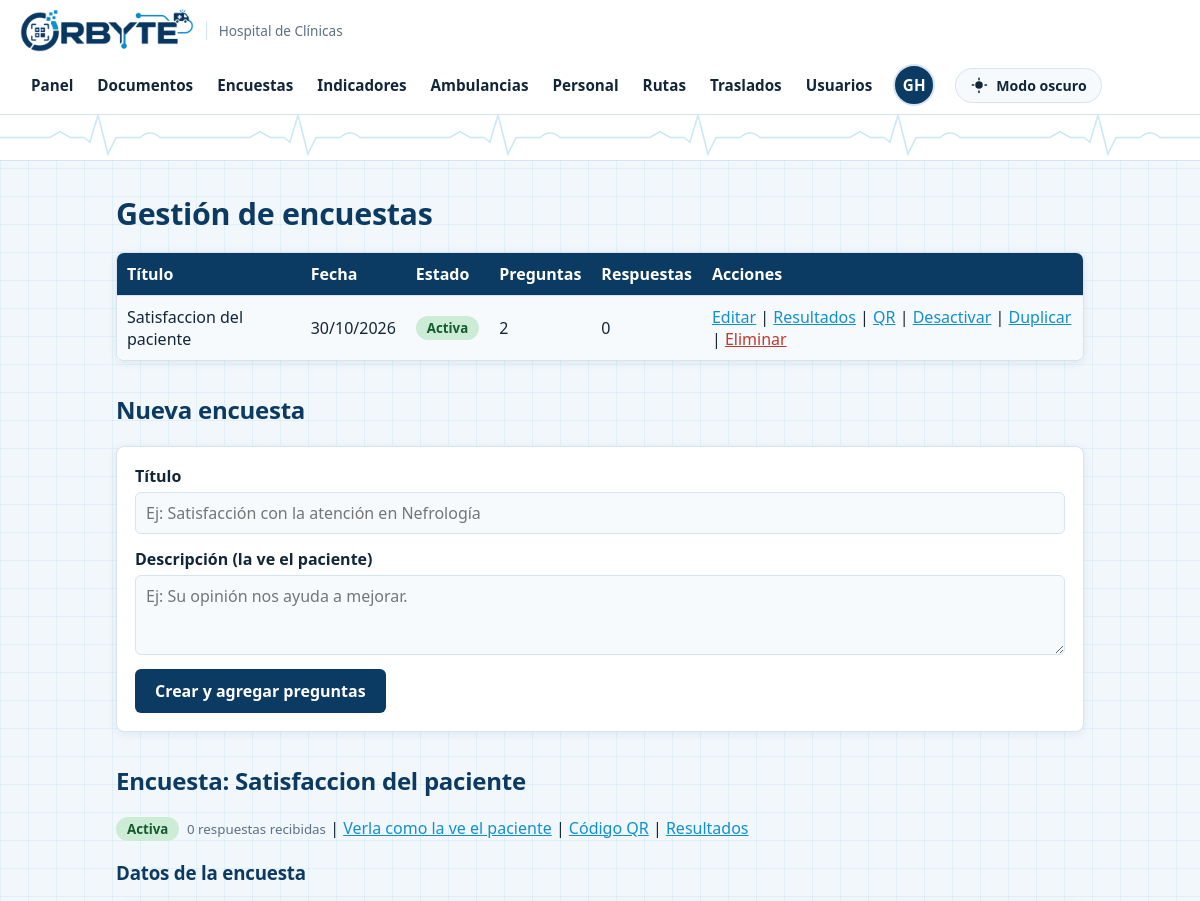
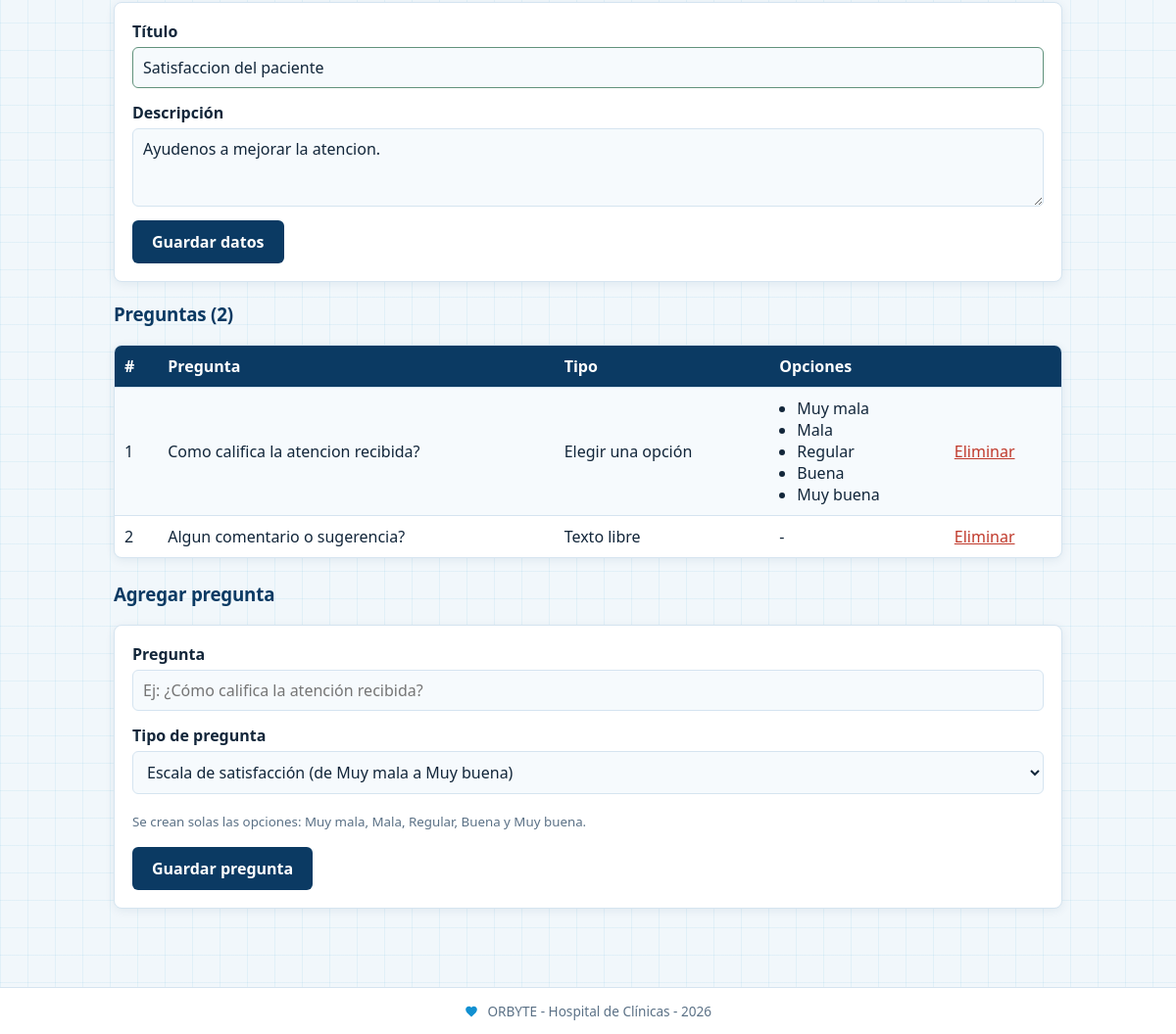
The page /encuestas.php?id=1 (signed in) on the database its author committed (2 pictures, top to bottom).
### tables this page shows
CREATE TABLE encuestas (
    id_encuesta INT AUTO_INCREMENT PRIMARY KEY, titulo VARCHAR(200) NOT NULL, descripcion TEXT, fecha_creacion DATETIME NOT NULL,
    estado ENUM('Activa','Inactiva') NOT NULL DEFAULT 'Activa', id_usuario INT NOT NULL,
    FOREIGN KEY (id_usuario) REFERENCES usuarios(id_usuario));

CREATE TABLE preguntas (
    id_pregunta INT AUTO_INCREMENT PRIMARY KEY, texto TEXT NOT NULL, tipo ENUM('cerrada','abierta') NOT NULL, id_encuesta INT NOT NULL,
    FOREIGN KEY (id_encuesta) REFERENCES encuestas(id_encuesta) ON DELETE CASCADE);

CREATE TABLE opciones_respuesta (
    id_opcion INT AUTO_INCREMENT PRIMARY KEY, texto VARCHAR(200) NOT NULL, id_pregunta INT NOT NULL,
    FOREIGN KEY (id_pregunta) REFERENCES preguntas(id_pregunta) ON DELETE CASCADE);

### includes/base.php (called while the page is built, shortened)
<?php
$db = new mysqli('localhost', 'root', '', 'orbyte_hospital');
$db->set_charset('utf8mb4');
function consulta($sql, $tipos = "", ...$valores) {
    global $db;
    $stmt = $db->prepare($sql);
    if ($tipos != "") {
        $stmt->bind_param($tipos, ...$valores);
    }
    $stmt->execute();
    $resultado = $stmt->get_result();
    if ($resultado) {
        return $resultado->fetch_all(MYSQLI_ASSOC);
    }
    return $stmt->insert_id;
}
function buscar_uno($sql, $tipos = "", ...$valores) {
    $filas = consulta($sql, $tipos, ...$valores);
    if (count($filas) > 0) {
        return $filas[0];
    }
    return null;
}
function e($texto) {
    return htmlspecialchars((string)$texto, ENT_QUOTES, 'UTF-8');
}
function menu() {
    $rol = $_SESSION['usuario']['rol'];
    $menu = ['Panel' => 'panel.php'];
    if (in_array($rol, DOCS)) {
        $menu['Documentos'] = 'documentos.php';
        $menu['Encuestas'] = 'encuestas.php';
        $menu['Indicadores'] = 'indicadores.php';
    }
    if (in_array($rol, TRANSP)) {
        $menu['Ambulancias'] = 'ambulancias.php';
        $menu['Personal'] = 'personal.php';
        $menu['Rutas'] = 'rutas.php';
        $menu['Traslados'] = 'traslados.php';
    }
    if (isset(PUEDEN_CREAR[$rol])) {
        $menu['Usuarios'] = 'usuarios.php';
    }
    return $menu;
}

### encuestas.php (the view, shortened to what this page needs)
<?php
require 'includes/base.php';
$lista = consulta("SELECT e.id_encuesta, e.titulo, DATE_FORMAT(e.fecha_creacion, '%d/%m/%Y') AS fecha, e.estado,
                          (SELECT COUNT(*) FROM preguntas p WHERE p.id_encuesta=e.id_encuesta) AS n_preguntas,
                          (SELECT COUNT(*) FROM respuestas r WHERE r.id_encuesta=e.id_encuesta) AS n_respuestas
                   FROM encuestas e ORDER BY e.fecha_creacion DESC, e.id_encuesta DESC");
$sel = buscar_uno("SELECT * FROM encuestas WHERE id_encuesta=?", "i", (int)($_GET['id'] ?? 0));
$preguntas = [];
$total_respuestas = 0;
if ($sel) {
    $preguntas = consulta("SELECT id_pregunta, texto, tipo FROM preguntas WHERE id_encuesta=? ORDER BY id_pregunta", "i", $sel['id_encuesta']);
    foreach ($preguntas as $i => $p) {
        $preguntas[$i]['opciones'] = [];
        if ($p['tipo'] == 'cerrada') {
            $preguntas[$i]['opciones'] = consulta("SELECT texto FROM opciones_respuesta WHERE id_pregunta=? ORDER BY id_opcion", "i", $p['id_pregunta']);
        }
    }
    $fila = buscar_uno("SELECT COUNT(*) AS n FROM respuestas WHERE id_encuesta=?", "i", $sel['id_encuesta']);
    $total_respuestas = $fila['n'];
}
include 'includes/cabecera.php';
?>
<h1>Gestión de encuestas</h1>
<table class="tabla">
    <tr><th>Título</th><th>Fecha</th><th>Estado</th><th>Preguntas</th><th>Respuestas</th><th>Acciones</th></tr>
    <?php foreach ($lista as $enc) { ?>
    <tr>
        <td><?= e($enc['titulo']) ?></td><td><?= e($enc['fecha']) ?></td>
        <td><span class="estado estado-<?= e($enc['estado']) ?>"><?= e($enc['estado']) ?></span></td>
        <td><?= e($enc['n_preguntas']) ?></td><td><?= e($enc['n_respuestas']) ?></td>
        <td>
            <a href="?id=<?= e($enc['id_encuesta']) ?>#preguntas">Editar</a> |
            <a href="indicadores.php?id=<?= e($enc['id_encuesta']) ?>">Resultados</a> |
            <a href="qr.php?tipo=encuesta&id=<?= e($enc['id_encuesta']) ?>">QR</a> |
            <form method="post" action="guardar_encuesta.php" class="inline">
                <button class="enlace"><?= $enc['estado'] == 'Activa' ? 'Desactivar' : 'Activar' ?></button>
            </form> |
            <form method="post" action="guardar_encuesta.php" class="inline">
                <button class="enlace">Duplicar</button>
            </form> |
            <form method="post" action="guardar_encuesta.php" class="inline" data-confirmar="Se borra la encuesta con todas sus preguntas y respuestas. ¿Seguro?">
                <button class="eliminar">Eliminar</button>
            </form>
        </td>
    </tr>
    <?php } ?>
</table>
<h2>Nueva encuesta</h2>
<form method="post" action="guardar_encuesta.php">
    <label>Título <input type="text" name="titulo" maxlength="200" required placeholder="Ej: Satisfacción con la atención en Nefrología"></label>
    <label>Descripción (la ve el paciente) <textarea name="descripcion" maxlength="2000" placeholder="Ej: Su opinión nos ayuda a mejorar."></textarea></label>
    <button class="boton">Crear y agregar preguntas</button>
</form>
<?php if ($sel) { ?>
<h2 id="preguntas">Encuesta: <?= e($sel['titulo']) ?></h2>
<p>
    <span class="estado estado-<?= e($sel['estado']) ?>"><?= e($sel['estado']) ?></span>
    <small>&nbsp;<?= e($total_respuestas) ?> respuestas recibidas</small> |
    <a href="encuesta.php?id_encuesta=<?= e($sel['id_encuesta']) ?>" target="_blank">Verla como la ve el paciente</a> |
    <a href="qr.php?tipo=encuesta&id=<?= e($sel['id_encuesta']) ?>">Código QR</a> |
    <a href="indicadores.php?id=<?= e($sel['id_encuesta']) ?>">Resultados</a>
</p>
<h3>Datos de la encuesta</h3>
<form method="post" action="guardar_encuesta.php">
    <label>Título <input type="text" name="titulo" maxlength="200" required value="<?= e($sel['titulo']) ?>"></label>
    <label>Descripción <textarea name="descripcion" maxlength="2000"><?= e($sel['descripcion']) ?></textarea></label>
    <button class="boton">Guardar datos</button>
</form>
<h3>Preguntas (<?= count($preguntas) ?>)</h3>
<table class="tabla">
    <tr><th>#</th><th>Pregunta</th><th>Tipo</th><th>Opciones</th><th></th></tr>
    <?php foreach ($preguntas as $i => $p) { ?>
    <tr>
        <td><?= $i + 1 ?></td><td><?= e($p['texto']) ?></td>
        <td><?= $p['tipo'] == 'cerrada' ? 'Elegir una opción' : 'Texto libre' ?></td>
        <td>
            <?php if ($p['tipo'] == 'cerrada') { ?>
            <ul><?php foreach ($p['opciones'] as $o) { ?><li><?= e($o['texto']) ?></li><?php } ?></ul>
            <?php } else { ?>-<?php } ?>
        </td>
        <td>
            <form method="post" action="guardar_encuesta.php" class="inline" data-confirmar="Se borran también sus respuestas. ¿Seguro?">
                <input type="hidden" name="id_pregunta" value="<?= e($p['id_pregunta']) ?>"><button class="eliminar">Eliminar</button>
            </form>
        </td>
    </tr>
    <?php } ?>
</table>
<h3>Agregar pregunta</h3>
<form method="post" action="guardar_encuesta.php">
    <label>Pregunta <input type="text" name="texto" maxlength="1000" required placeholder="Ej: ¿Cómo califica la atención recibida?"></label>
    <label>Tipo de pregunta
        <select name="tipo" id="tipo-pregunta">
            <option value="escala">Escala de satisfacción (de Muy mala a Muy buena)</option>
        </select>
    </label>
    <p><small id="aviso-tipo">Se crean solas las opciones: Muy mala, Mala, Regular, Buena y Muy buena.</small></p>
    <button class="boton">Guardar pregunta</button>
</form>
<?php } ?>
<?php include 'includes/pie.php'; ?>

### includes/cabecera.php (shortened to what this page needs)
<!DOCTYPE html>
<html lang="es" data-tema="claro">
<head>
    <link rel="stylesheet" href="assets/estilos.css">
</head>
<body>
<header class="encabezado">
    <a class="marca" href="index.php">
        <img class="logo logo-claro" src="assets/logo-claro.png" alt="OrByte">
        <small>Hospital de Clínicas</small>
    </a>
    <?php if (isset($_SESSION['usuario'])) { ?>
    <nav>
        <?php foreach (menu() as $texto_menu => $enlace_menu) { ?>
        <a href="<?= e($enlace_menu) ?>"><?= e($texto_menu) ?></a>
        <?php } ?>
        <a class="perfil-icono" href="perfil.php" title="Perfil de <?= e($_SESSION['usuario']['nombre']) ?>" aria-label="Perfil de <?= e($_SESSION['usuario']['nombre']) ?>">
            <?php if ($_SESSION['usuario']['foto']) { ?>
                <img src="foto.php?v=<?= e(substr($_SESSION['usuario']['foto'], 0, 8)) ?>" alt="">
            <?php } else { ?>
                <span><?= e($_SESSION['usuario']['iniciales']) ?></span>
            <?php } ?>
        </a>
    </nav>
    <?php } ?>
    <button type="button" id="tema" class="tema" aria-label="Cambiar entre modo claro y oscuro">
        <svg class="sol" viewBox="0 0 24 24"><path d="M12 7a5 5 0 1 0 0 10 5 5 0 0 0 0-10zm0-5h0a1 1 0 0 1 1 1v2a1 1 0 0 1-2 0V3a1 1 0 0 1 1-1zm0 17a1 1 0 0 1 1 1v2a1 1 0 0 1-2 0v-2a1 1 0 0 1 1-1zM2 12a1 1 0 0 1 1-1h2a1 1 0 0 1 0 2H3a1 1 0 0 1-1-1zm17 0a1 1 0 0 1 1-1h2a1 1 0 0 1 0 2h-2a1 1 0 0 1-1-1z"/></svg>
        <span class="txt-oscuro">Modo oscuro</span>
    </button>
</header>
<div class="monitor" aria-hidden="true">
</div>
<main>

### includes/pie.php (shortened to what this page needs)
</main>
<footer class="pie">
    <svg viewBox="0 0 24 24" aria-hidden="true"><path d="M12 21.35l-1.45-1.32C5.4 15.36 2 12.28 2 8.5 2 5.42 4.42 3 7.5 3c1.74 0 3.41.81 4.5 2.09C13.09 3.81 14.76 3 16.5 3 19.58 3 22 5.42 22 8.5c0 3.78-3.4 6.86-8.55 11.54L12 21.35z"/></svg>
    ORBYTE - Hospital de Clínicas - <?= date('Y') ?>
</footer>
</body>
</html>

### rows shown on the page
encuestas: titulo "Satisfaccion del paciente", fecha "30/10/2026", estado "Activa", n_preguntas "2", n_respuestas "0", shows "Desactivar", descripcion "Ayudenos a mejorar la atencion."
preguntas: texto "Como califica la atencion recibida?", tipo "Elegir una opción"
opciones_respuesta: texto "Muy mala"
opciones_respuesta: texto "Mala"
opciones_respuesta: texto "Regular"
opciones_respuesta: texto "Buena"
opciones_respuesta: texto "Muy buena"
preguntas: texto "Algun comentario o sugerencia?", tipo "Texto libre"

### other values the page prints
$texto_menu "Panel"
$texto_menu "Documentos"
$texto_menu "Encuestas"
$texto_menu "Indicadores"
$texto_menu "Ambulancias"
$texto_menu "Personal"
$texto_menu "Rutas"
$texto_menu "Traslados"
$texto_menu "Usuarios"
$_SESSION['usuario']['iniciales'] "GH"
$total_respuestas "0"
count($preguntas) "2"
